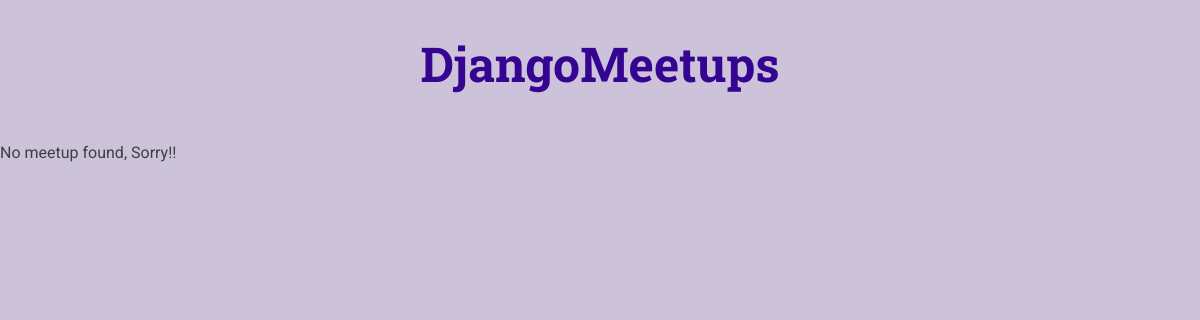
The page /meetups/a-second-meetup on the database as committed earlier.
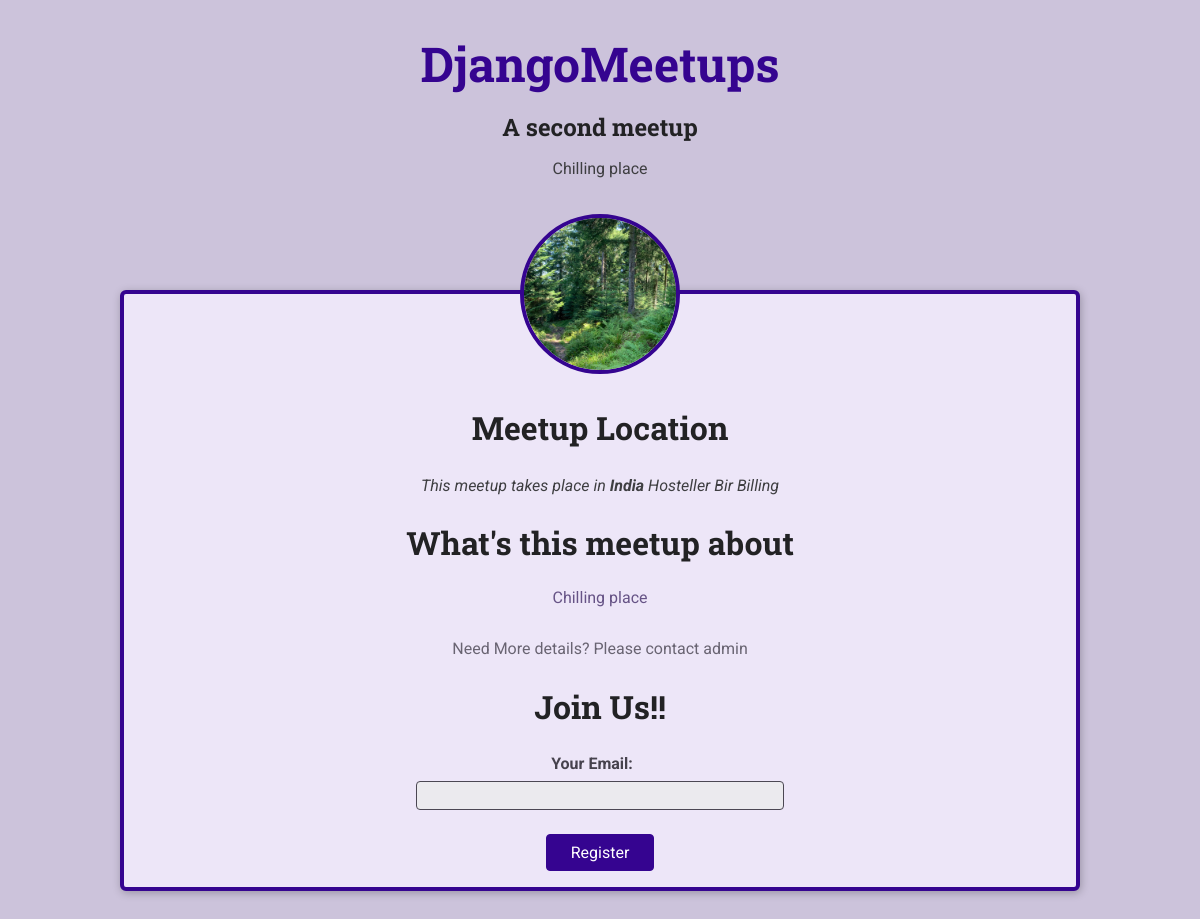
The same page on the database as committed later.
### meetups/models.py (models this page shows, shortened)
class Meetup(models.Model):
    title = models.CharField(max_length=100)
    slug = models.SlugField(unique=True)
    description = models.TextField()
    locationn = models.ForeignKey(Location, on_delete=models.CASCADE)#model.SET_NULL also can be used
    image = models.ImageField(upload_to ='images')
    participantss = models.ManyToManyField(Participant,blank=True,null=True)
    organizer_email = models.EmailField()
    date = models.DateField()

class Location(models.Model):
    name = models.CharField(max_length=100)
    address = models.CharField(max_length=200)

### meetups/views.py (the view, shortened to what this page needs)
# urls.py: path('meetups/<slug:meetup_slug>',views.meetup_details,name='meetup-detail')
def meetup_details(request,meetup_slug):
    try:
        selected_item =  Meetup.objects.get(slug= meetup_slug)
        if request.method=='GET':
            registration_form = RegistrationForm()
        return render(request,'meetups/meetup-details.html',{
                'meetup_found':True,
                'meetup':selected_item,#interacting directly with model except passing values,
                'form': registration_form,
            })
    except Exception as exc:
         return render(request,'meetups/meetup-details.html',{
          'meetup_found':False,
         })

### meetups/forms.py
class RegistrationForm(forms.Form):
    email = forms.EmailField(label = 'Your Email')

### meetups/templates/meetups/meetup-details.html (shortened to what this page needs)
{%extends 'meetups/base/base.html'%}
{% load static%}
{% block site_css%}
    <link rel="stylesheet" href = "{%static 'meetups/styles/meetup-details.css'%}">
{%endblock%}
{% block main_heading%}{{ meetup.title}}{%endblock%}
{% block header_content%}{{meetup.description}}{%endblock%}
{% block body%}
{%if  meetup_found %}
        <article>
            <img id="main-image" src="{{meetup.image.url}}" alt="{{meetup.title}}">
            <section id="location">
                <h2>Meetup Location</h2>
                <address>This meetup takes place in <span>{{meetup.locationn.name }} </span> {{meetup.locationn.address}}</address>
            </section>
            <section id="details">
                <h2>What's this meetup about</h2>
                <p>{{meetup.description}}</p>
                <footer>
                    <p>Need More details?<a href=""> </a> Please contact admin</p>
                </footer>
            </section>
            <section id="registration">
                <h2>Join Us!!</h2>
                <form action="{% url 'meetup-detail' meetup.slug%}" method="POST">
                    <ul>
                        {{form.as_ul}}
                    </ul>
                    <div id="registration-actions">
                        <button> Register</button>
                    </div>
                </form>
            </section>
        </article>
    {%else%}
        No meetup found, Sorry!!
    {%endif%}
{%endblock%}

### meetups/templates/meetups/base/base.html (shortened to what this page needs)
{%load static%}
<!DOCTYPE html>
<html lang="en">
<head>
    <link rel="stylesheet" href = "{%static 'meetups/styles/base.css'%}">
    {% block site_css%} {%endblock%}
</head>
<body>
    <header id="main-header">
        <nav><a href="/meetups" id="main-logo">DjangoMeetups</a></nav>
        <h1>{% block main_heading%}{%endblock%}</h1>
        {% block header_content%}{%endblock%}
    </header>
    <main>
        {% block body%} {%endblock%}
    </main>
</body>
</html>

### meetups/static/meetups/styles/base.css (style rules this page uses)
* { box-sizing: border-box; }
body { font-family: 'Roboto', sans-serif; margin: 0; background-color: #ccc3db; color: #3e3e41; }
h1, h2, h3 { font-family: 'Roboto Slab', sans-serif; color: #222224; }
button, .btn { cursor: pointer; font: inherit; padding: 0.5rem 1.5rem; background-color: #350490; border: 1px solid #350490; color: white; border-radius: 4px; text-decoration: none; }
#main-header { width: 100%; text-align: center; padding: 2rem 0; }
#main-header h1 { font-size: 1.5rem; }
#main-logo { font-size: 3rem; font-family: 'Roboto Slab', sans-serif; text-decoration: none; color: #350490; font-weight: bold; }

Rows that differ between the two databases and show on the page:
added Meetup: title "A second meetup", description "Chilling place", image (picture), locationn.name "India", locationn.address "Hosteller Bir Billing"
Other text that changed with them:
text no longer shown: "No meetup found, Sorry!!"
text now shown: "Meetup Location This meetup takes place in What's this meetup about Need More details? Please contact admin Join Us!! Your Email: Register"
